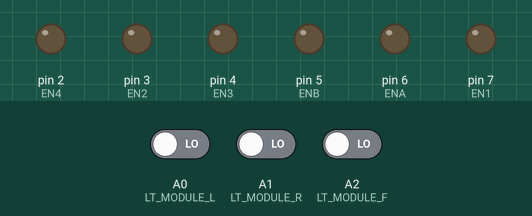
Simulated run of this sketch. Board: Arduino Uno, built with avr-gcc and run on an emulated ATmega328P. Parts: output pins drawn as LEDs (lit = HIGH). The test bench sets the inputs (shaded band); at power-on: A0 (LT_MODULE_L) LOW, A2 (LT_MODULE_F) LOW, A1 (LT_MODULE_R) LOW. What the sketch prints to the serial monitor is not drawn.

Above: at 1.2 s.
1.3 s: A0 (LT_MODULE_L) driven HIGH
At 2.4 s:
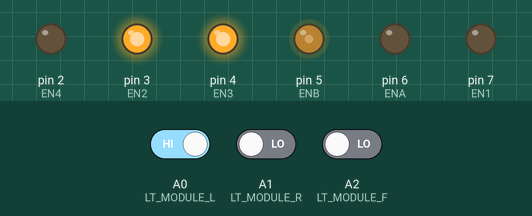
2.8 s: A2 (LT_MODULE_F) driven HIGH
At 3.5 s:
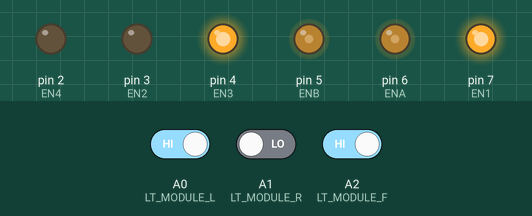
4.3 s: A1 (LT_MODULE_R) driven HIGH
At 4.6 s:
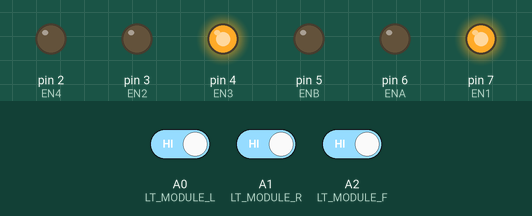
5.8 s: A1 (LT_MODULE_R) driven LOW
At 7.0 s:
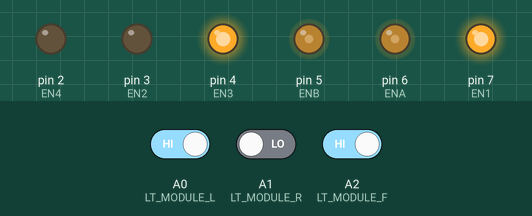
7.3 s: A0 (LT_MODULE_L) driven LOW and A1 (LT_MODULE_R) driven HIGH and A2 (LT_MODULE_F) driven LOW
At 8.1 s:
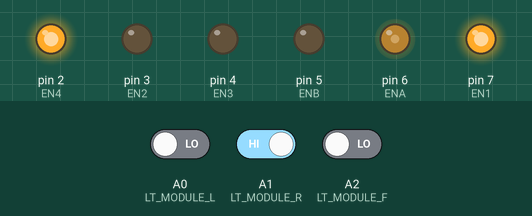
8.8 s: A1 (LT_MODULE_R) driven LOW
At 9.3 s:
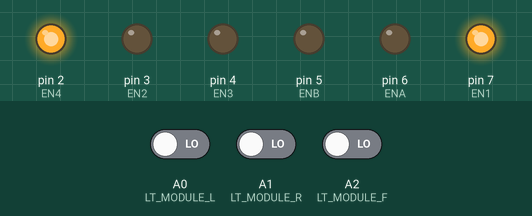
Timing chart, 0 to 11.3 s (numbered marks = the images above; inputs shaded):
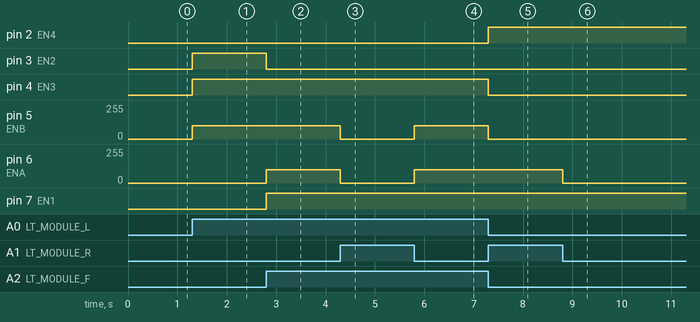

The sketch:

4wd_ex_16_3.ino
```cpp
/*
Line Tracer basic code.
*/

//
// 자동자 진행 방향 정의
//
#define CAR_DIR_FW  0   // 전진.
#define CAR_DIR_BK  1   // 후진.
#define CAR_DIR_LF  2   // 좌회전.
#define CAR_DIR_RF  3   // 우회전
#define CAR_DIR_ST  4   // 정지.

//
// 차량 운행 방향 상태 전역 변수. // 정지 상태.
int g_carDirection = CAR_DIR_ST; //

int g_carSpeed = 100; // 220 ~ 255 사이의 값을 넣어주도록 합니다.
//
// 주의:  ENA, ENB 는 PWM 지원 포트에 연결한다.
// 다음 업데이트시 변경합니다.
#define ENA   6
#define EN1   7
#define EN2   3

#define EN3   4
#define EN4   2
#define ENB   5


void init_car_controller_board()
{
  pinMode(ENA, OUTPUT);  // ENA
  pinMode(EN1, OUTPUT);  // EN1
  pinMode(EN2, OUTPUT);  // EN2

  pinMode(ENB, OUTPUT);  // ENB
  pinMode(EN3, OUTPUT);  // EN3
  pinMode(EN4, OUTPUT);  // EN4
}

//
// 전후좌우 4개의 함수는 테스트시
// DC 모터 연결에 맞게 고쳐서 정정해야 합니다.
// DC 모터 연결 (+)(-) 연결 변경하거나 코드를 변경합니다.
//
void car_forward()
{
  digitalWrite(EN1, HIGH);
  digitalWrite(EN2, LOW);
  analogWrite(ENA, g_carSpeed);

  digitalWrite(EN3, HIGH);
  digitalWrite(EN4, LOW);
  analogWrite(ENB, g_carSpeed);

}
void car_backward()
{
  digitalWrite(EN1, LOW);
  digitalWrite(EN2, HIGH);
  analogWrite(ENA, g_carSpeed);

  digitalWrite(EN3, LOW);
  digitalWrite(EN4, HIGH);
  analogWrite(ENB, g_carSpeed);
}
void car_left()
{
  digitalWrite(EN1, LOW);
  digitalWrite(EN2, HIGH);
  analogWrite(ENA, 0);

  digitalWrite(EN3, HIGH);
  digitalWrite(EN4, LOW);
  analogWrite(ENB, g_carSpeed);
}
//
void car_right()
{
  digitalWrite(EN1, HIGH);
  digitalWrite(EN2, LOW);
  analogWrite(ENA, g_carSpeed);

  digitalWrite(EN3, LOW);
  digitalWrite(EN4, HIGH);
  analogWrite(ENB, 0);
}

void car_stop()
{
  analogWrite(ENA, 0);
  analogWrite(ENB, 0);
}

//
// 방향 전환값에 의해 차량 운행.
//
void car_update()
{
  // %%
  // 현재는 매번 loop 에서 호출되지만 차후에 커맨드가 있을 경우만 호출될 수 있도록
  // 변경해야 합니다.
  if (g_carDirection == CAR_DIR_FW)  // 전진
  {
    car_forward();
  }
  else
  if (g_carDirection == CAR_DIR_BK) // 후진.
  {
    car_backward();
  }
  else
  if (g_carDirection == CAR_DIR_LF) // 좌회전
  {
    car_left();
  }
  else
  if (g_carDirection == CAR_DIR_RF) // 우회전
  {
    car_right();
  }
  else
  if (g_carDirection == CAR_DIR_ST) // 정지.
  {
    car_stop();
  }
}

void print_car_info()
{
  Serial.println("direction value " + g_carDirection);
  Serial.println("speed pwm value " + g_carSpeed);
}


////
// 라인트레이서 모듈 핀맵
#define LT_MODULE_L A0  //  14
#define LT_MODULE_F A2  //  15
#define LT_MODULE_R A1  //  16

void init_line_tracer_modules()
{
  pinMode(LT_MODULE_L, INPUT);
  pinMode(LT_MODULE_F, INPUT);
  pinMode(LT_MODULE_R, INPUT);
}

// is detected left
bool lt_isLeft()
{
  int ret = digitalRead(LT_MODULE_L);
  return ret == 1 ? true : false;

}

bool lt_isForward()
{
  int ret = digitalRead(LT_MODULE_F);
  return ret == 1 ? true : false;

}
bool lt_isRight()
{
  int ret = digitalRead(LT_MODULE_R);
  return ret == 1 ? true : false;
}

//
void lt_mode_update()
{
  int ll = lt_isLeft();
  int ff = lt_isForward();
  int rr = lt_isRight();
  if (ll&&ff&&rr)
  {
    g_carDirection = CAR_DIR_ST; // stop
  }
  else
  if (!ll&&!ff&&!rr)
  {
    g_carDirection = CAR_DIR_ST; // stop
  }
  else
  if (ff)
  {
    g_carDirection = CAR_DIR_FW;
  }
  else
  if (ll)
  {
    g_carDirection = CAR_DIR_LF;
  }
  else
  if (rr)
  {
    g_carDirection = CAR_DIR_RF;
  }

}
// 부팅 후 1회 실행되는 함수. 초기화 함수. Setup()
void setup()
{
  //
  Serial.begin(9600);
  //
  init_car_controller_board();

  print_car_info();
}

// 계속 실행되는 함수. Loop()
void loop()
{
  car_update();
  lt_mode_update();
}
```

Measured:
- after the input at 1.3 s, pin 3 (EN2), pin 4 (EN3): LOW → HIGH at once; pin 5 (ENB): 0/255 → 100/255 at once
- after the input at 2.8 s, pin 3 (EN2): HIGH → LOW at once; pin 6 (ENA): 0/255 → 100/255 at once; pin 7 (EN1): LOW → HIGH at once
- after the input at 4.3 s, pin 5 (ENB), pin 6 (ENA): 100/255 → 0/255 at once
- after the input at 5.8 s, pin 5 (ENB), pin 6 (ENA): 0/255 → 100/255 at once
- after the input at 7.3 s, pin 2 (EN4): LOW → HIGH at once; pin 4 (EN3): HIGH → LOW at once; pin 5 (ENB): 100/255 → 0/255 at once
- after the input at 8.8 s, pin 6 (ENA): 100/255 → 0/255 at once
